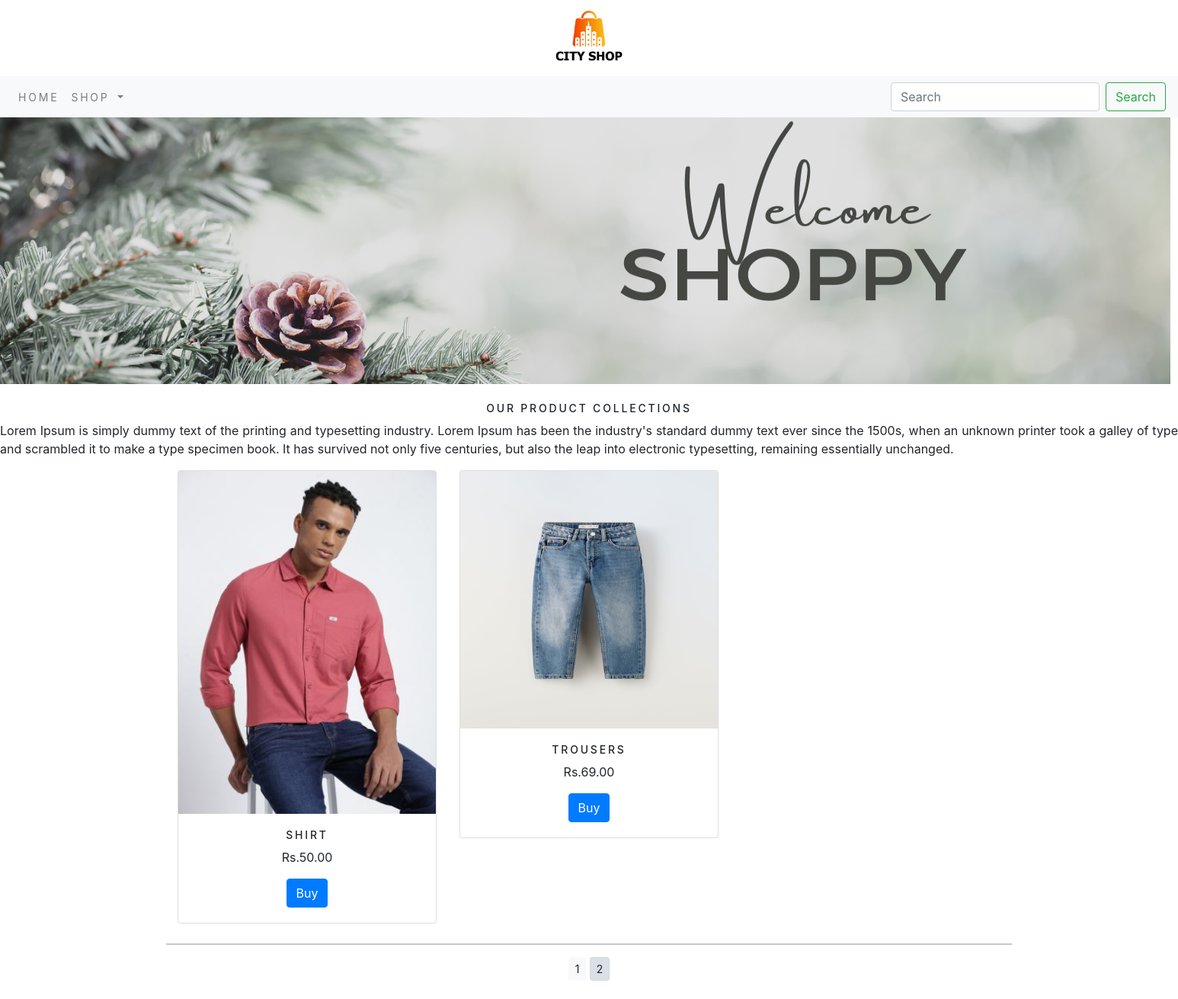
Screenshot of /shop/?page=2 with the database file from the repository.
### shop/models.py (models this page shows, shortened)
class Product(models.Model):
    name = models.CharField(max_length=250, unique=True)
    slug = models.SlugField(max_length=250, unique=True)
    description = models.TextField(blank=True)
    price = models.DecimalField(max_digits=10, decimal_places=2)
    image = models.ImageField(upload_to='product')
    category = models.ForeignKey(Category, on_delete=models.CASCADE)
    stock = models.IntegerField(blank=True)
    available = models.BooleanField(default=True)  # Set default value
    created = models.DateTimeField(auto_now_add=True)
    updated = models.DateTimeField(auto_now=True)
    class Meta:
        ordering = ('name',)
        verbose_name = 'product'
        verbose_name_plural = 'products'

### shop/views.py (the view)
# urls.py: path('',views.allProdCat,name='allProdCat'),
def allProdCat(request, c_slug=None):
    c_page = None
    products_list = None
    if c_slug is not None:
        c_page = get_object_or_404(Category, slug=c_slug)
        products_list = Product.objects.filter(category=c_page, available=True)
    else:
        products_list = Product.objects.filter(available=True)
    paginator = Paginator(products_list,6)
    try:
        page = int(request.GET.get('page','1'))
    except:
        page = 1
    try:
        products = paginator.page(page)
    except(EmptyPage,InvalidPage):
        products = paginator.page(paginator.num_pages)
    return render(request, "category.html", {'category': c_page, 'products': products})

### cart/context_processors.py (called while the page is built)
def counter(request):
    item_count = 0
    if 'admin' in request.path:
        return {}
    else:
        try:
            cart = Cart.objects.filter(cart_id=_cart_id(request))
            cart_items = CartItem.objects.all().filter(cart=cart[:1])
            for cart_item in cart_items:
                item_count += cart_item.quantity
        except Cart.ObjectDoesNotExist:
            item_count = 0
    return dict(item_count=item_count)

### cart/views.py (called while the page is built)
def _cart_id(request):
    cart = request.session.session_key
    if not cart:
        cart = request.session.create()
    return cart

### shop/context_processors.py (called while the page is built)
def menu_link(request):
    link = Category.objects.all()
    return dict(links=link)

### shop/models.py (called while the page is built)
    def get_url(self):
        return reverse('shop:products_by_category', args=[self.slug])

### template/category.html (shortened to what this page needs)
{% extends 'base.html' %}
{% load static %}
{% block content %}
<div class="mx-auto">
    {% if category %}
        <img class="my_cat_image" src="{{ category.image.url }}" alt="{{ category.name }}">
</div>
<br>
<div>
        <h1 class="text-center my_title">{{ category.name }}</h1>
        <p class="text-justify">{{ category.description }}</p>
</div>
    {% else %}
        <div>
            <img src="{% static 'img/banner.png' %}" alt="our products" width="1536px" height="350px">
        </div>
        <br>
        <div>
            <h1 class="text-center my_title">Our Product Collections</h1>
            <p class="text-justify">Lorem Ipsum is simply dummy text of the printing and typesetting industry. Lorem Ipsum has been the industry's standard dummy text ever since the 1500s, when an unknown printer took a galley of type and scrambled it to make a type specimen book. It has survived not only five centuries, but also the leap into electronic typesetting, remaining essentially unchanged.</p>
        </div>
    {% endif %}
<div class="container">
    <div class="row mx-auto">
        {% for product in products.object_list %}
        <div class="my_bottom_margin col-9 col-sm-12 col-md-4  col-l-4">
            <div class="card text-center" style="min-width:18rem;">
                <a href="{% url 'shop:product_detail' product.id %}"><img class="card-img-top my_image" src="{{ product.image.url }}" alt="{{ product.name }}" width="250px" height="250px"></a>
                <div class="card-body">
                    <h4>{{ product.name }}</h4>
                    <p>Rs.{{ product.price }}</p>
                    {% if product.stock == 0 %}
                    <p><b>Out of Stock</b></p>
                    {% else %}
                    <a class="btn btn-primary" href="{% url 'shop:product_detail' product.id %}">Buy</a>
                    {% endif %}
                </div>
            </div>
        </div>
        {% endfor %}
    </div>
    <div class="mx-auto">
        {% if products.paginator.num_pages > 1 %}
        <hr>
        <div class="text-center">
            {% for pg in products.paginator.page_range %}
                <a href="?page={{pg}}" class="btn btn-light btn-sm {% if products.number == pg %} active {% endif %}">{{pg}}</a>
            {% endfor %}
        </div>
        {% endif %}
    </div>
    <br>
</div>
{% endblock %}

### static/css/custom.css (style rules this page uses)
.my_image { width:100%; height:auto; }
.my_title { font-size:14px; text-transform:uppercase; letter-spacing:.2em; }
.my_bottom_margin { margin-bottom:10px; }
.card-body h4 { font-size:14px; text-transform:uppercase; letter-spacing:.2em; }

### rows the page displays
Product: image (picture), name "SHIRT", price "50.00", stock "Buy"
Product: image (picture), name "TROUSERS", price "69.00", stock "Buy"

### other values shown
{{ pg }} "1" "2"
